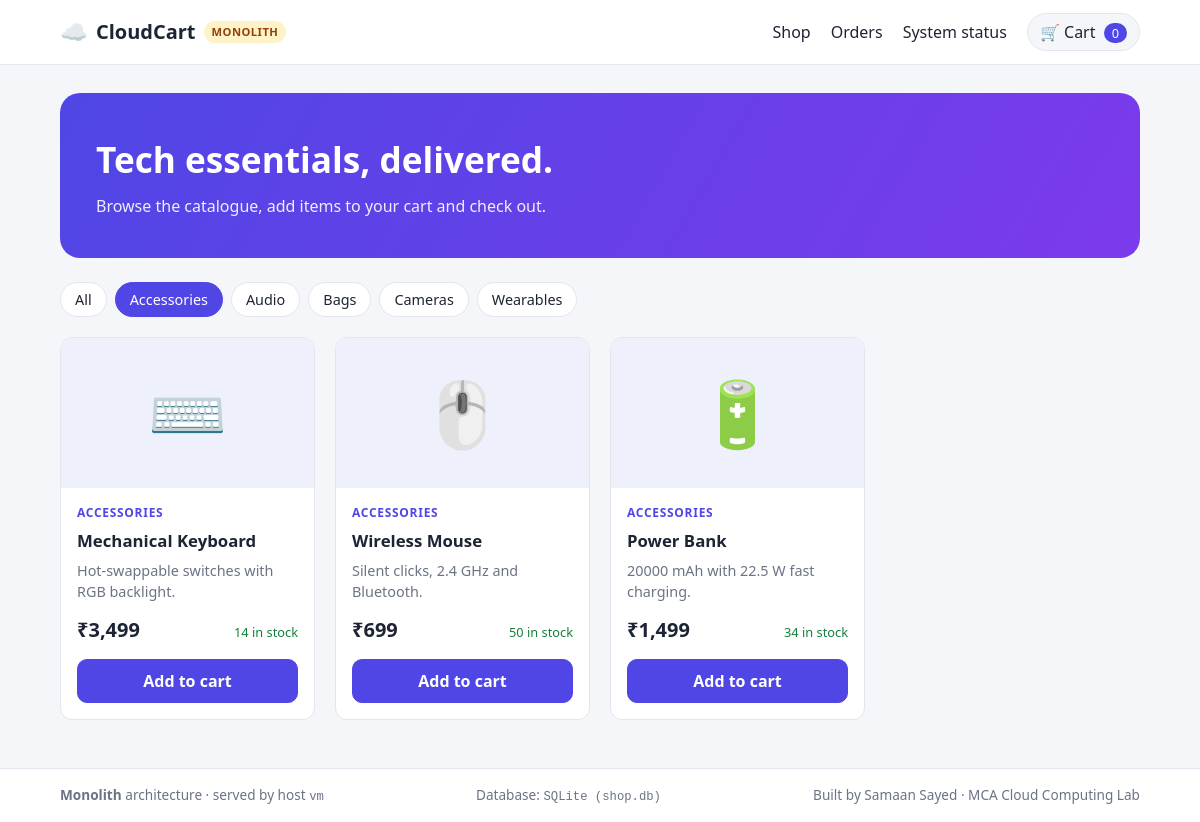
The page /?category=Accessories on the database its author committed.
### app.py (models this page shows)
class Product(db.Model):
    __tablename__ = "products"
    id = db.Column(db.Integer, primary_key=True)
    name = db.Column(db.String(100), nullable=False)
    description = db.Column(db.String(255), nullable=False)
    category = db.Column(db.String(50), nullable=False)
    price = db.Column(db.Integer, nullable=False)  # whole rupees
    stock = db.Column(db.Integer, nullable=False, default=0)
    emoji = db.Column(db.String(16), nullable=False)

### app.py (the view)
@app.route("/")
def index():
    category = request.args.get("category")
    query = Product.query.order_by(Product.id)
    if category:
        query = query.filter_by(category=category)
    categories = [c for (c,) in db.session.query(Product.category).distinct().order_by(Product.category)]
    return render_template("index.html", products=query.all(), categories=categories, active_category=category)

### app.py (called while the page is built)
@app.template_filter("inr")
def inr(amount):
    return f"₹{amount:,}"

def current_cart_id():
    if "cart_id" not in session:
        session["cart_id"] = uuid.uuid4().hex
    return session["cart_id"]

@app.context_processor
def inject_layout_data():
    count = (
        db.session.query(func.coalesce(func.sum(CartItem.quantity), 0))
        .filter(CartItem.cart_id == current_cart_id())
        .scalar()
    )
    return {
        "architecture": "Monolith",
        "cart_count": count,
        "db_label": DB_LABEL,
        "hostname": socket.gethostname(),
        "student_name": STUDENT_NAME,
    }

### templates/index.html (shortened to what this page needs)
{% extends "base.html" %}
{% block content %}
<section class="hero">
  <h1>Tech essentials, delivered.</h1>
  <p>Browse the catalogue, add items to your cart and check out.</p>
</section>
<div class="chips">
  <a href="{{ url_for('index') }}" class="chip {% if not active_category %}chip-active{% endif %}">All</a>
  {% for c in categories %}
  <a href="{{ url_for('index', category=c) }}" class="chip {% if c == active_category %}chip-active{% endif %}">{{ c }}</a>
  {% endfor %}
</div>
<div class="grid">
  {% for p in products %}
  <article class="card">
    <div class="thumb">{{ p.emoji }}</div>
    <div class="card-body">
      <span class="category">{{ p.category }}</span>
      <h3>{{ p.name }}</h3>
      <p class="muted">{{ p.description }}</p>
      <div class="price-row">
        <span class="price">{{ p.price|inr }}</span>
        <span class="stock {% if p.stock < 5 %}stock-low{% endif %}">{{ p.stock }} in stock</span>
      </div>
      <form method="post" action="{{ url_for('add_to_cart', product_id=p.id) }}">
        {% if p.stock > 0 %}
        <button class="btn btn-primary btn-block">Add to cart</button>
        {% else %}
        <button class="btn btn-block" disabled>Out of stock</button>
        {% endif %}
      </form>
    </div>
  </article>
  {% else %}
  <p class="muted">No products found.</p>
  {% endfor %}
</div>
{% endblock %}

### static/style.css (style rules this page uses)
:root { --bg: #f5f6fa; --surface: #ffffff; --text: #1d2433; --muted: #6b7385; --border: #e3e6ee; --primary: #4f46e5; --primary-dark: #3f37c9; --success: #15803d; --error: #b91c1c; --radius: 12px; }
* { box-sizing: border-box; }
body { margin: 0; font-family: "Segoe UI", system-ui, -apple-system, Roboto, Arial, sans-serif; background: var(--bg); color: var(--text); line-height: 1.5; }
a { color: var(--primary); text-decoration: none; }
.muted { color: var(--muted); }
.hero { background: linear-gradient(120deg, #4f46e5, #7c3aed); color: #fff; border-radius: 20px; padding: 40px 36px; margin-bottom: 24px; }
.hero h1 { margin: 0 0 8px; font-size: 2.2rem; }
.hero p { margin: 0; opacity: 0.9; }
.chips { display: flex; gap: 8px; flex-wrap: wrap; margin-bottom: 20px; }
.chip { padding: 6px 14px; border-radius: 999px; background: var(--surface); border: 1px solid var(--border); color: var(--text); font-size: 0.9rem; }
.chip-active { background: var(--primary); border-color: var(--primary); color: #fff; }
.grid { display: grid; grid-template-columns: repeat(auto-fill, minmax(240px, 1fr)); gap: 20px; }
.card { background: var(--surface); border: 1px solid var(--border); border-radius: var(--radius); overflow: hidden; display: flex; flex-direction: column; transition: box-shadow 0.15s, transform 0.15s; }
.thumb { background: #eef0fb; font-size: 4rem; display: flex; align-items: center; justify-content: center; height: 150px; }
.card-body { padding: 16px; display: flex; flex-direction: column; gap: 6px; flex: 1; }
.card-body h3 { margin: 0; font-size: 1.05rem; }
.card-body p { margin: 0; font-size: 0.9rem; flex: 1; }
.category { font-size: 0.75rem; text-transform: uppercase; letter-spacing: 0.06em; color: var(--primary); font-weight: 600; }
.price-row { display: flex; justify-content: space-between; align-items: baseline; margin: 6px 0 8px; }
.price { font-size: 1.25rem; font-weight: 700; }
.stock { font-size: 0.8rem; color: var(--success); }
.btn { display: inline-block; border: 1px solid var(--border); background: var(--surface); color: var(--text); padding: 9px 16px; border-radius: 10px; font: inherit; font-weight: 600; cursor: pointer; text-align: center; }
.btn-primary { background: var(--primary); border-color: var(--primary); color: #fff; }
.btn-block { display: block; width: 100%; }

### rows shown on the page
Product: emoji "⌨️", category "ACCESSORIES", name "Mechanical Keyboard", description "Hot-swappable switches with RGB backlight.", price|inr "₹3,499", stock "14", shows "Add to cart"
Product: emoji "🖱️", category "ACCESSORIES", name "Wireless Mouse", description "Silent clicks, 2.4 GHz and Bluetooth.", price|inr "₹699", stock "50", shows "Add to cart"
Product: emoji "🔋", category "ACCESSORIES", name "Power Bank", description "20000 mAh with 22.5 W fast charging.", price|inr "₹1,499", stock "34", shows "Add to cart"

### other values the page prints
{{ architecture }} "MONOLITH"
{{ cart_count }} "0"
{{ c }} "Accessories" "Audio" "Bags" "Cameras" "Wearables"
{{ architecture }} "Monolith"
{{ hostname }} "vm"
{{ db_label }} "SQLite (shop.db)"
{{ student_name }} "Samaan Sayed"
